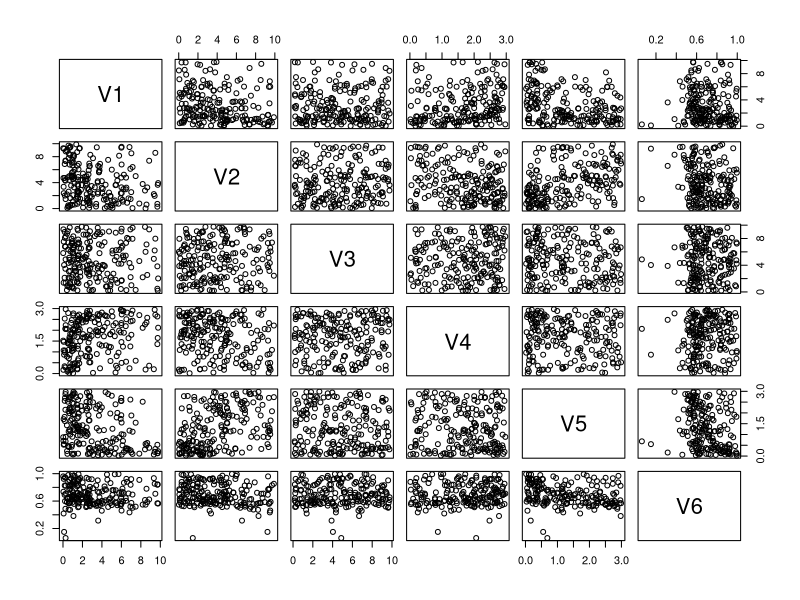
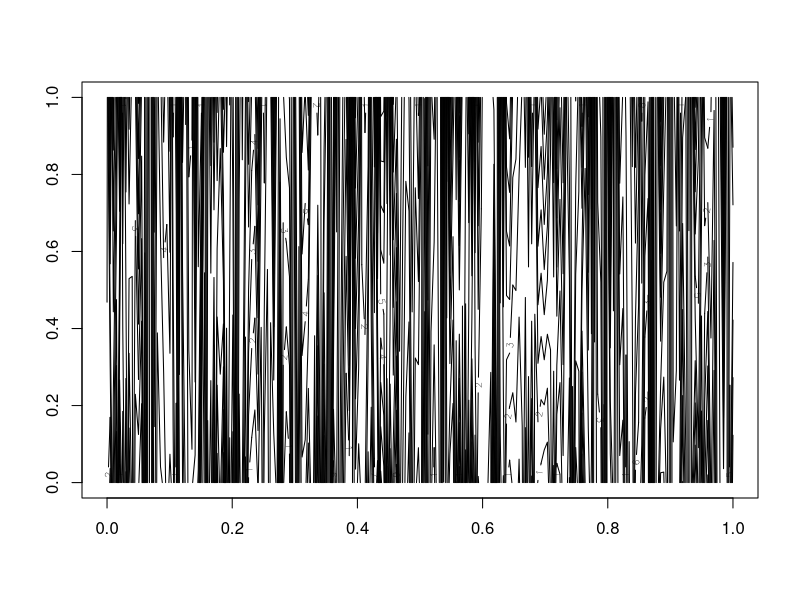
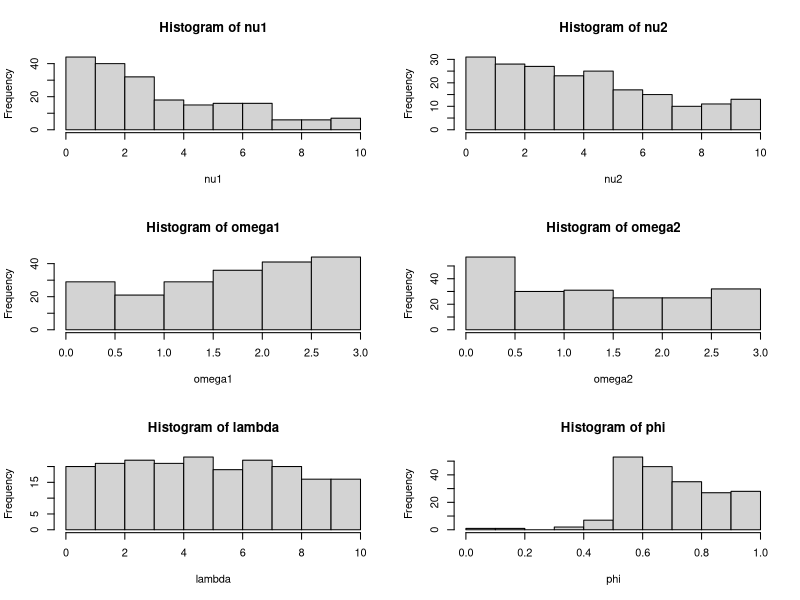

R code for these plots, in order:
#code to plot out posterior from ABC produced in matlab
setwd('/home/harrison/Documents/mRNA')

theta = read.csv('ABC_theta_read_from_R.dat', header = FALSE)

pairs(theta)

abc_theta <- matrix(unlist(theta), ncol = 6, byrow = FALSE)

contour(abc_theta[,1:2])
#filled.contour(abc_theta)

nu1 = abc_theta[,1]
nu2 = abc_theta[,2]
lambda = abc_theta[,3]
omega1 = abc_theta[,4]
omega2 = abc_theta[,5]
phi = abc_theta[,6]

par(mfrow=c(3,2))
hist(nu1)
hist(nu2)
hist(omega1)
hist(omega2)
hist(lambda)
hist(phi)

cov(theta)
